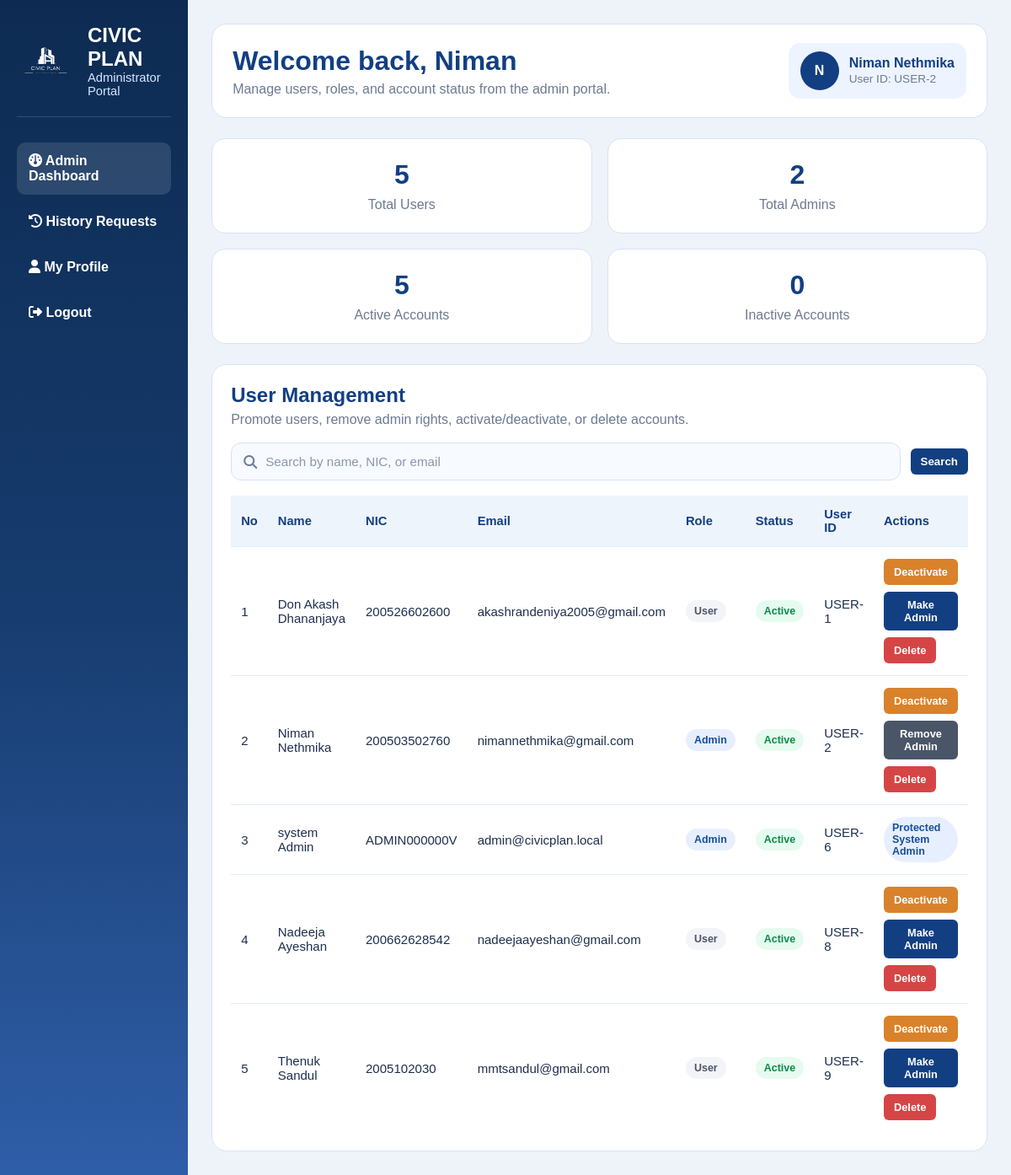
Screenshot of /admin/dashboard (signed in) with the database file from the repository.
### tables this page shows
CREATE TABLE users (
    user_id INTEGER PRIMARY KEY AUTOINCREMENT,
    first_name TEXT NOT NULL,
    last_name TEXT NOT NULL,
    phone_number TEXT,
    email TEXT UNIQUE NOT NULL,
    password_hash TEXT NOT NULL,
    date_of_birth TEXT,
    address TEXT,
    city TEXT,
    nic TEXT UNIQUE NOT NULL,
    is_admin BOOLEAN DEFAULT FALSE,
    created_at TEXT DEFAULT CURRENT_TIMESTAMP
, employee_id TEXT, is_active BOOLEAN DEFAULT 1);

### routes/admin_routes.py (the view)
@admin_bp.route("/admin/dashboard")
def admin_dashboard():
    admin_user, redirect_response = admin_required()
    if redirect_response:
        return redirect_response
    search_query = request.args.get("search", "").strip()
    conn = get_connection()
    cursor = conn.cursor()
    cursor.execute("SELECT COUNT(*) AS total_users FROM users")
    total_users = cursor.fetchone()["total_users"]
    cursor.execute("SELECT COUNT(*) AS total_admins FROM users WHERE is_admin = 1")
    total_admins = cursor.fetchone()["total_admins"]
    cursor.execute("SELECT COUNT(*) AS active_users FROM users WHERE is_active = 1")
    active_users = cursor.fetchone()["active_users"]
    cursor.execute("SELECT COUNT(*) AS inactive_users FROM users WHERE is_active = 0")
    inactive_users = cursor.fetchone()["inactive_users"]
    if search_query:
        like_term = f"%{search_query}%"
        cursor.execute(
            """
            SELECT *
            FROM users
            WHERE (
                first_name || ' ' || last_name LIKE ?
                OR first_name LIKE ?
                OR last_name LIKE ?
                OR nic LIKE ?
                OR email LIKE ?
            )
            ORDER BY user_id ASC
            """,
            (like_term, like_term, like_term, like_term, like_term),
        )
    else:
        cursor.execute(
            """
            SELECT *
            FROM users
            ORDER BY user_id ASC
            """
        )
    users = cursor.fetchall()
    conn.close()
    return render_template(
        "admin_dashboard.html",
        user=admin_user,
        users=users,
        total_users=total_users,
        total_admins=total_admins,
        active_users=active_users,
        inactive_users=inactive_users,
        search_query=search_query,
    )

### database/db_connection.py (called while the page is built)
def get_connection():
    conn = sqlite3.connect(db_path)
    conn.row_factory = sqlite3.Row
    conn.execute("PRAGMA foreign_keys = ON")
    return conn

### routes/admin_routes.py (called while the page is built)
def get_current_user():
    if "user_id" not in session:
        return None
    conn = get_connection()
    cursor = conn.cursor()
    cursor.execute("""
        SELECT * FROM users
        WHERE user_id = ?
    """, (session["user_id"],))
    user = cursor.fetchone()
    conn.close()
    return user

def admin_required():
    user = get_current_user()
    if not user:
        flash("Please sign in first.", "error")
        return None, redirect(url_for("auth.login"))
    if not user["is_admin"]:
        flash("Admin access only.", "error")
        return None, redirect(url_for("main.dashboard"))
    return user, None

### templates/admin_dashboard.html (shortened to what this page needs)
<!DOCTYPE html>
<html lang="en">
<head>
    <link rel="stylesheet" href="{{ url_for('static', filename='admin_dashboard.css') }}" />
    <link rel="stylesheet" href="https://cdnjs.cloudflare.com/ajax/libs/font-awesome/6.5.0/css/all.min.css" />
</head>
<body>
    <div class="admin-shell">
        <aside class="sidebar">
            <div class="sidebar-brand">
                <img src="{{ url_for('static', filename='images/logo-removebackground.png') }}" alt="Logo">
                <div>
                    <h2>CIVIC PLAN</h2>
                    <p>Administrator Portal</p>
                </div>
            </div>
            <nav class="sidebar-nav">
                <a href="{{ url_for('admin.admin_dashboard') }}" class="active">
                    <i class="fa-solid fa-gauge"></i> Admin Dashboard
                </a>
                <a href="{{ url_for('admin.admin_transaction_history_requests') }}">
                    <i class="fa-solid fa-clock-rotate-left"></i> History Requests
                </a>
                <a href="{{ url_for('user.account') }}">
                    <i class="fa-solid fa-user"></i> My Profile
                </a>
                <a href="{{ url_for('auth.logout') }}">
                    <i class="fa-solid fa-right-from-bracket"></i> Logout
                </a>
            </nav>
        </aside>
        <main class="main-content">
            <header class="topbar">
                <div>
                    <h1>Welcome back, {{ user['first_name'] }}</h1>
                    <p>Manage users, roles, and account status from the admin portal.</p>
                </div>
                <div class="admin-chip">
                    <div class="avatar">{{ user['first_name'][0] | upper }}</div>
                    <div>
                        <strong>{{ user['first_name'] }} {{ user['last_name'] }}</strong>
                        <span>User ID: USER-{{ user['user_id'] }}</span>
                    </div>
                </div>
            </header>
            <section class="stats-grid">
                <div class="stat-card">
                    <h3>{{ total_users }}</h3>
                    <p>Total Users</p>
                </div>
                <div class="stat-card">
                    <h3>{{ total_admins }}</h3>
                    <p>Total Admins</p>
                </div>
                <div class="stat-card">
                    <h3>{{ active_users }}</h3>
                    <p>Active Accounts</p>
                </div>
                <div class="stat-card">
                    <h3>{{ inactive_users }}</h3>
                    <p>Inactive Accounts</p>
                </div>
            </section>
            <section class="panel">
                <div class="panel-header">
                    <h2>User Management</h2>
                    <p>Promote users, remove admin rights, activate/deactivate, or delete accounts.</p>
                </div>
                <form class="search-form" method="GET" action="{{ url_for('admin.admin_dashboard') }}">
                    <div class="search-input-group">
                        <i class="fa-solid fa-magnifying-glass"></i>
                        <input type="text" name="search" placeholder="Search by name, NIC, or email"
                            value="{{ search_query if search_query else '' }}" />
                    </div>
                    <button type="submit" class="btn primary">Search</button>
                </form>
                <div class="table-wrap">
                    <table>
                        <thead>
                            <tr>
                                <th>No</th>
                                <th>Name</th>
                                <th>NIC</th>
                                <th>Email</th>
                                <th>Role</th>
                                <th>Status</th>
                                <th>User ID</th>
                                <th>Actions</th>
                            </tr>
                        </thead>
                        <tbody>
                            {% if users %}
                            {% for u in users %}
                            <tr>
                                <td>{{ loop.index }}</td>
                                <td>{{ u['first_name'] }} {{ u['last_name'] }}</td>
                                <td>{{ u['nic'] if u['nic'] else '-' }}</td>
                                <td>{{ u['email'] }}</td>
                                <td>
                                    {% if u['is_admin'] %}
                                    <span class="badge admin">Admin</span>
                                    {% else %}
                                    <span class="badge user">User</span>
                                    {% endif %}
                                </td>
                                <td>
                                    {% if u['is_active'] %}
                                    <span class="badge active">Active</span>
                                    {% else %}
                                    <span class="badge inactive">Inactive</span>
                                    {% endif %}
                                </td>
                                <td>USER-{{ u['user_id'] }}</td>
                                <td>
                                    {% set is_system_admin = (u['email'] == 'admin@civicplan.local' and u['nic'] ==
                                    'ADMIN000000V') %}
                                    {% if is_system_admin %}
                                    <div class="action-buttons">
                                        <span class="badge admin">Protected System Admin</span>
                                    </div>
                                    {% else %}
                                    <div class="action-buttons">
                                        <form action="{{ url_for('admin.toggle_user_status', user_id=u['user_id']) }}"
                                            method="POST">
                                            <button type="submit" class="btn small warning">
                                                {% if u['is_active'] %}Deactivate{% else %}Activate{% endif %}
                                            </button>
                                        </form>
                                        {% if not u['is_admin'] %}
                                        <form action="{{ url_for('admin.make_admin', user_id=u['user_id']) }}"
                                            method="POST">
                                            <button type="submit" class="btn small primary">Make Admin</button>
                                        </form>
                                        {% else %}
                                        <form action="{{ url_for('admin.remove_admin', user_id=u['user_id']) }}"
                                            method="POST">
                                            <button type="submit" class="btn small secondary">Remove Admin</button>
                                        </form>
                                        {% endif %}
                                        <form action="{{ url_for('admin.delete_user', user_id=u['user_id']) }}"
                                            method="POST"
                                            onsubmit="return confirm('Are you sure you want to delete this user?');">
                                            <button type="submit" class="btn small danger">Delete</button>
                                        </form>
                                    </div>
                                    {% endif %}
                                </td>
                            </tr>
                            {% endfor %}
                            {% else %}
                            <tr>
                                <td colspan="8" class="no-results">No users found.</td>
                            </tr>
                            {% endif %}
                        </tbody>
                    </table>
                </div>
            </section>
        </main>
    </div>
</body>
</html>

### static/admin_dashboard.css (style rules this page uses)
* { margin: 0; padding: 0; box-sizing: border-box; font-family: Arial, Helvetica, sans-serif; }
body { background: #eef3fa; color: #1e2f4d; }
.admin-shell { display: flex; min-height: 100vh; }
.sidebar { width: 280px; min-height: 100vh; background: linear-gradient(to bottom, #0d2b52, #163b6d, #2f5ea8); color: white; padding: 28px 20px; }
.main-content { flex: 1; padding: 28px; }
.sidebar-brand { display: flex; align-items: center; gap: 14px; margin-bottom: 30px; padding-bottom: 22px; border-bottom: 1px solid rgba(255, 255, 255, 0.15); }
.sidebar-brand img { width: 70px; height: auto; }
.sidebar-brand h2 { font-size: 1.5rem; }
.sidebar-brand p { color: #d8e7ff; font-size: 0.92rem; }
.sidebar-nav { display: flex; flex-direction: column; gap: 10px; }
.sidebar-nav a { color: white; text-decoration: none; padding: 13px 14px; border-radius: 10px; font-weight: 600; }
.sidebar-nav a:hover, .sidebar-nav a.active { background: rgba(255, 255, 255, 0.12); }
.topbar { background: white; border-radius: 18px; padding: 22px 24px; display: flex; justify-content: space-between; align-items: center; margin-bottom: 24px; border: 1px solid #d8e3f3; }
.topbar h1 { color: #123f82; font-size: 2rem; margin-bottom: 6px; }
.topbar p { color: #6c7a92; }
.admin-chip { display: flex; align-items: center; gap: 12px; background: #edf4ff; padding: 10px 14px; border-radius: 14px; }
.avatar { width: 46px; height: 46px; border-radius: 50%; background: #123f82; color: white; display: flex; align-items: center; justify-content: center; font-weight: 800; }
.admin-chip strong { display: block; color: #123f82; }
.admin-chip span { font-size: 0.85rem; color: #6c7a92; }
.stats-grid { display: grid; grid-template-columns: repeat(4, 1fr); gap: 18px; margin-bottom: 24px; }
.stat-card { background: white; border: 1px solid #d8e3f3; border-radius: 16px; padding: 24px 20px; text-align: center; }
.stat-card h3 { font-size: 2rem; color: #123f82; margin-bottom: 8px; }
.stat-card p { color: #6c7a92; }
.panel { background: white; border: 1px solid #d8e3f3; border-radius: 18px; padding: 22px; }
.panel-header { margin-bottom: 18px; }
.panel-header h2 { color: #123f82; margin-bottom: 6px; }
.panel-header p { color: #6c7a92; }
.search-form { display: flex; align-items: center; gap: 12px; flex-wrap: wrap; margin-bottom: 18px; }
.search-input-group { flex: 1; min-width: 280px; display: flex; align-items: center; gap: 10px; background: #f7faff; border: 1px solid #d8e3f3; border-radius: 12px; padding: 0 14px; }
.search-input-group i { color: #6c7a92; }
.search-input-group input { width: 100%; border: none; outline: none; background: transparent; padding: 13px 0; font-size: 0.95rem; color: #1e2f4d; }
.search-input-group input::placeholder { color: #8a97ac; }
.table-wrap { overflow-x: auto; }
table { width: 100%; border-collapse: collapse; }
thead th { background: #eef4fb; color: #123f82; text-align: left; padding: 14px 12px; font-size: 0.92rem; }
tbody td { padding: 14px 12px; border-top: 1px solid #e4ebf5; font-size: 0.94rem; }
.badge { display: inline-block; padding: 6px 10px; border-radius: 999px; font-size: 0.78rem; font-weight: 700; }
.badge.admin { background: #e7efff; color: #174f9a; }
.badge.user { background: #f2f4f8; color: #4a5568; }
.badge.active { background: #e6fbef; color: #0d8a49; }
.action-buttons { display: flex; flex-wrap: wrap; gap: 8px; }
.btn { border: none; border-radius: 6px; padding: 8px 12px; color: white; cursor: pointer; font-weight: 700; text-decoration: none; }
.btn.small { font-size: 0.8rem; }
.btn.primary { background: #123f82; }
.btn.secondary { background: #4a5568; }
.btn.warning { background: #d9822b; }
.btn.danger { background: #d64545; }
@media (max-width: 1200px) { .stats-grid { grid-template-columns: repeat(2, 1fr); } }

### rows the page displays
users: first_name "Niman", first_name "N", last_name "Nethmika", user_id "2", nic "200503502760", email "nimannethmika@gmail.com", is_admin "Admin", is_active "Active"
users: first_name "Don Akash", last_name "Dhananjaya", nic "200526602600", email "akashrandeniya2005@gmail.com", is_admin "User", is_active "Active", user_id "1"
users: first_name "system", last_name "Admin", nic "ADMIN000000V", email "admin@civicplan.local", is_admin "Admin", is_active "Active", user_id "6", shows "Protected System Admin"
users: first_name "Nadeeja", last_name "Ayeshan", nic "200662628542", email "nadeejaayeshan@gmail.com", is_admin "User", is_active "Active", user_id "8"
users: first_name "Thenuk", last_name "Sandul", nic "2005102030", email "mmtsandul@gmail.com", is_admin "User", is_active "Active", user_id "9"

### other values shown
{{ total_users }} "5"
{{ total_admins }} "2"
{{ active_users }} "5"
{{ inactive_users }} "0"
